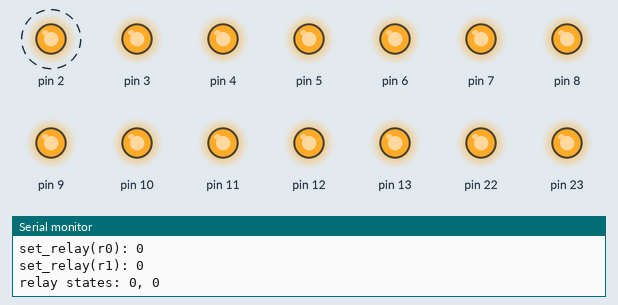
Bench run of a program on a simulated Arduino Mega 2560, built with avr-gcc and run on an emulated ATmega2560. Shown: output pins drawn as LEDs (lit = HIGH), the last lines printed to the serial monitor. Dashed ring = blinking. Pins used as bus, display or sensor lines are not drawn.

Above: at 1.3 s.
At 3.3 s:
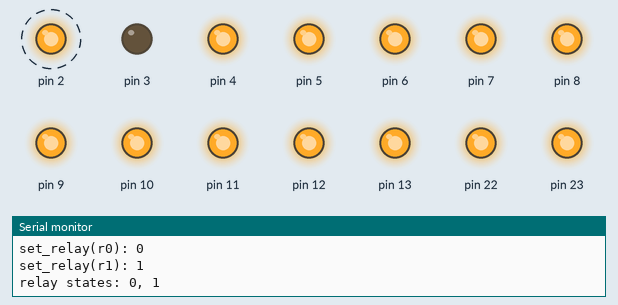
Timing chart, 0 to 6.1 s (numbered marks = the images above):
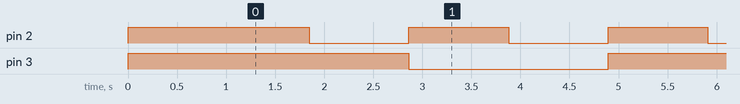

Measured:
- by itself, pin 2: alternates HIGH for 1.0 s and LOW for 1.0 s
- by itself, pin 3: alternates HIGH for 2.0 s and LOW for 2.0 s
- by itself, everything shown: repeats every 4.1 s, in 4 steps

The program:

main.cpp
```cpp
#include <Arduino.h>

#define NUM_RELAYS 40 // Total amount of relays.
#define CLOCK_SPEED_HZ 1 // Global clock speed to drive operations in hz.

// Sanity check for calculated period (avoid division by zero or too fast).
#if CLOCK_SPEED_HZ <= 0
  #error "CLOCK_SPEED_HZ is too high or zero, resulting in an invalid period."
#endif

// Calculating the corresponding period in milliseconds. Useful for delay()'s.
const unsigned long CLOCK_SPEED_PERIOD_MS = (unsigned long)(1000.0f / (float)CLOCK_SPEED_HZ);

// Input manip:
uint8_t INPUT_A = HIGH;
uint8_t INPUT_B = HIGH;

typedef struct {
  const char name[15];
  const byte pin;
  volatile byte relayState;
} Relay;

// Storing all relays for ease of use later.
Relay allRelays[NUM_RELAYS] = {
  {"r0", 2, LOW},
  {"r1", 3, LOW},
  {"r2", 4, LOW},
  {"r3", 5, LOW},
  {"r4", 6, LOW},
  {"r5", 7, LOW},
  {"r6", 8, LOW},
  {"r7", 9, LOW},
  {"r8", 10, LOW},
  {"r9", 11, LOW},
  {"r10", 12, LOW},
  {"r11", 13, LOW},
  {"r12", 22, LOW},
  {"r13", 23, LOW},
  {"r14", 24, LOW},
  {"r15", 25, LOW},
  {"r16", 26, LOW},
  {"r17", 27, LOW},
  {"r18", 28, LOW},
  {"r19", 29, LOW},
  {"r20", 30, LOW},
  {"r21", 31, LOW},
  {"r22", 32, LOW},
  {"r23", 33, LOW},
  {"r24", 34, LOW},
};

// This converts the user's input signal nomenclature to what is expected when commanding relays. Considering the relays are active LOW.
// Sending a HIGH signal to the relay's input will result in it being switched off. So, this function lives to make setting the
// relays easier by inverting the relay logic to what a user would expect.
void set_relay(Relay& r, uint8_t signal) {
  if (signal != LOW && signal != HIGH) {
    Serial.println("set_relay(ERROR): input signal was not either LOW or HIGH. Will default to turning off relay.");
    digitalWrite(r.pin, HIGH);
    r.relayState = HIGH;
    return;
  }

  Serial.print("set_relay(");
  Serial.print(r.name);
  Serial.print("): ");
  Serial.println(signal);

  // Invert the signal sent as too follow common nomenclature of what HIGH and LOW means.
  // HIGH = ON | LOW = OFF.
  digitalWrite(r.pin, !signal);
  r.relayState = signal;
}

// Handles turning off all relays one by one.
void turn_off_all_relays() {
  for (int i = 0; i < NUM_RELAYS; i++) {
    set_relay(allRelays[i], LOW);
  }
}

void check_relays() {
  for (int i = 0; i < NUM_RELAYS; i++) {
    set_relay(allRelays[i], HIGH);
    delay(CLOCK_SPEED_PERIOD_MS);
    set_relay(allRelays[i], LOW);
    delay(60);
  }
}

void boot_sequence() {
  turn_off_all_relays();
  check_relays();
  delay(100);
}

// Runs through an or gate truth table test with the relays supplied.
void test_or_gate(Relay& r0, Relay& r1) {
  Serial.print("test_or_gate(");
  Serial.print(r0.name);
  Serial.print(", ");
  Serial.print(r1.name);
  Serial.println("): ");
  set_relay(r0, LOW);
  set_relay(r1, LOW);
  Serial.print("relay states: ");
  Serial.print(r0.relayState);
  Serial.print(", ");
  Serial.println(r1.relayState);
  delay(1000);
  Serial.print("test_or_gate(");
  Serial.print(r0.name);
  Serial.print(", ");
  Serial.print(r1.name);
  Serial.println("): ");
  set_relay(r0, HIGH);
  set_relay(r1, LOW);
  Serial.print("relay states: ");
  Serial.print(r0.relayState);
  Serial.print(", ");
  Serial.println(r1.relayState);
  delay(1000);
  Serial.print("test_or_gate(");
  Serial.print(r0.name);
  Serial.print(", ");
  Serial.print(r1.name);
  Serial.println("): ");
  set_relay(r0, LOW);
  set_relay(r1, HIGH);
  Serial.print("relay states: ");
  Serial.print(r0.relayState);
  Serial.print(", ");
  Serial.println(r1.relayState);
  delay(1000);
  Serial.print("test_or_gate(");
  Serial.print(r0.name);
  Serial.print(", ");
  Serial.print(r1.name);
  Serial.println("): ");
  set_relay(r0, HIGH);
  set_relay(r1, HIGH);
  Serial.print("relay states: ");
  Serial.print(r0.relayState);
  Serial.print(", ");
  Serial.println(r1.relayState);
  delay(1000);
}

void setup() {
  // Setting all relay pins as outputs
  // NOTE(MSR): Have to set the pinMode to INPUT_PULLUP at the start so that the bootloader doesn't
  //            start the pins LOW on reset causing the relays to toggle momentarily.
  for (int i = 0; i < NUM_RELAYS; i++) {
    pinMode(allRelays[i].pin, INPUT_PULLUP);
    pinMode(allRelays[i].pin, OUTPUT);
  }


  Serial.begin(9600);
  Serial.println("Serial communication began (9600baudrate).");
  delay(10); // Just for safety/consistency.


  Serial.println("Turning off all relays.");
  turn_off_all_relays();

  // boot sequence that turns relays on and off for functionality verification purposes
  // boot_sequence();
  Serial.println("Boot sequence complete.");
  // set_relay(allRelays[0], LOW);
  delay(50);
}


void loop() {
  test_or_gate(allRelays[0], allRelays[1]);


}
```
